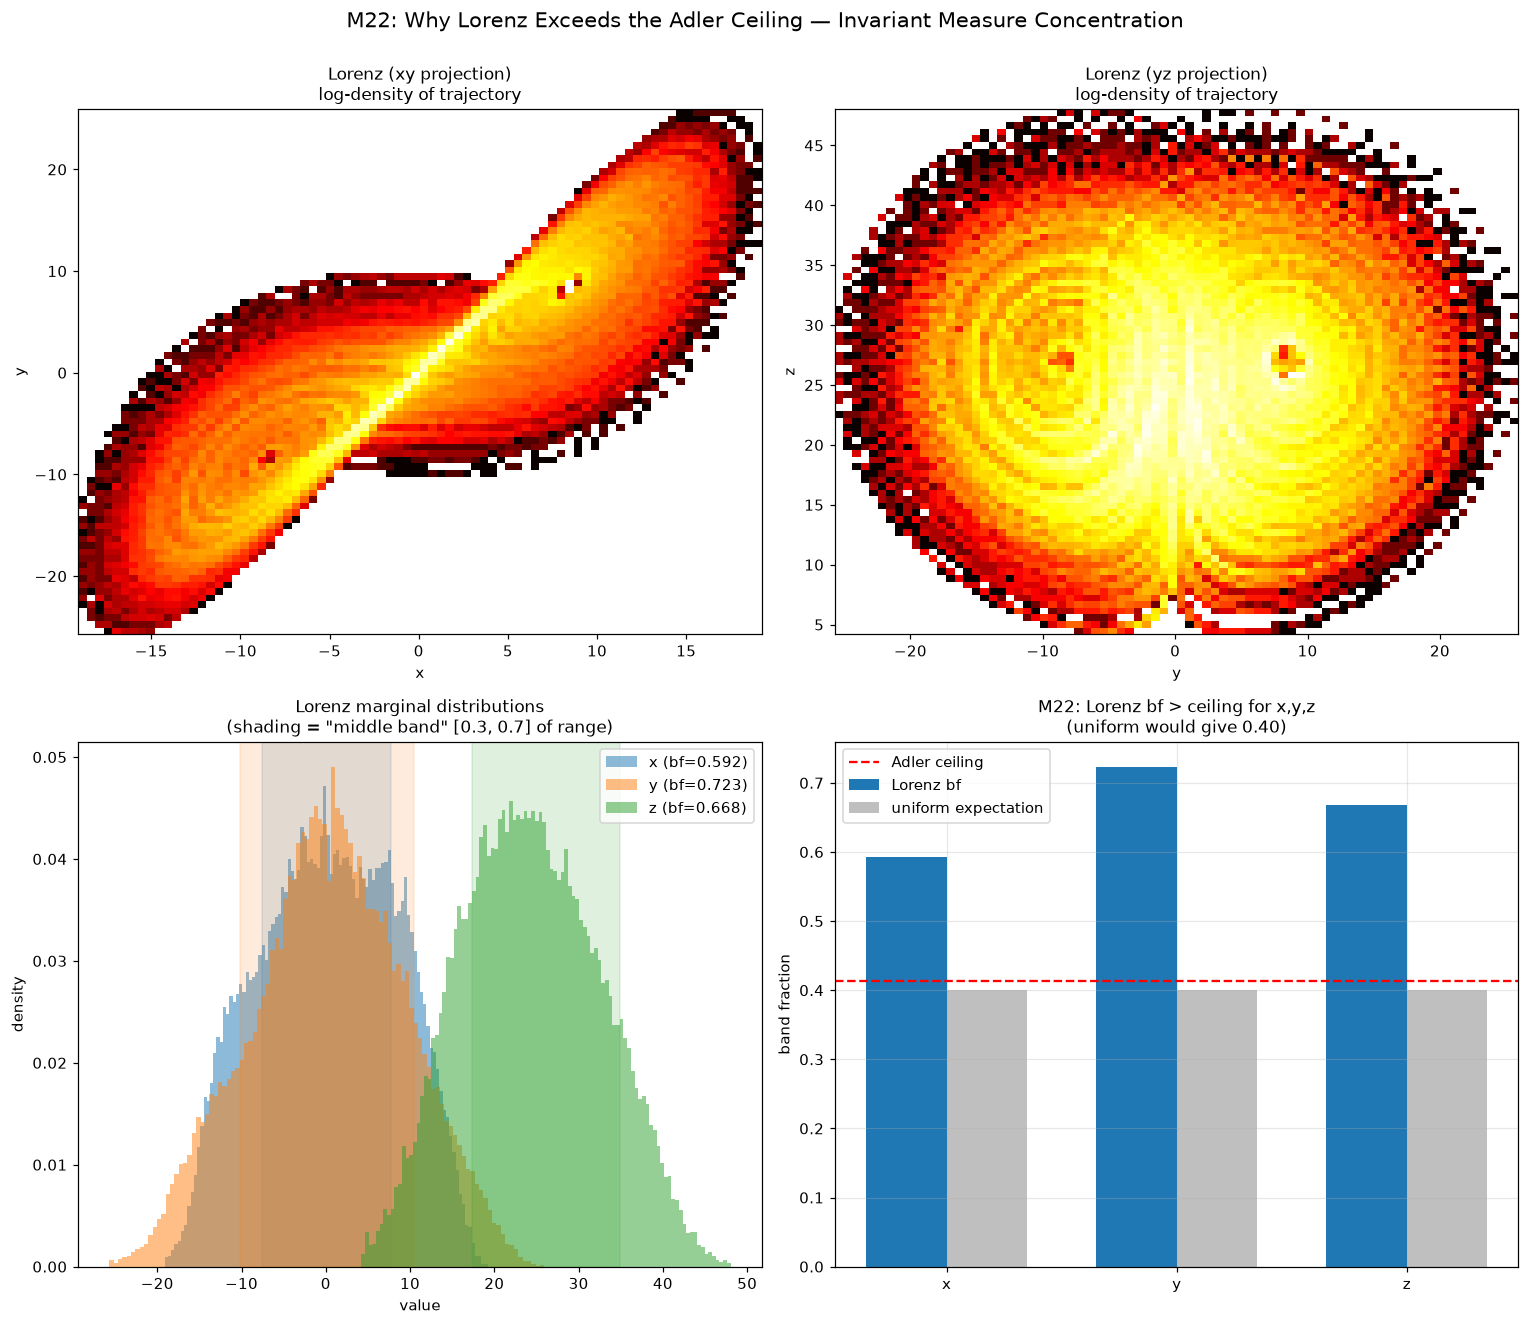

This figure's Python source:
"""M22: Visualize why Lorenz attractor has concentrated invariant measure."""
import matplotlib
matplotlib.use('Agg')
import matplotlib.pyplot as plt
import numpy as np
from matplotlib.colors import LogNorm

def lorenz_trajectory(sigma=10.0, rho=28.0, beta=8.0/3.0,
                     x0=1.0, y0=1.0, z0=1.0, dt=0.005, n_steps=100000):
    """Long Lorenz simulation for good statistics."""
    xs = np.zeros(n_steps)
    ys = np.zeros(n_steps)
    zs = np.zeros(n_steps)
    x, y, z = x0, y0, z0
    for i in range(n_steps):
        dx = sigma * (y - x)
        dy = x * (rho - z) - y
        dz = x * y - beta * z
        x += dx * dt
        y += dy * dt
        z += dz * dt
        xs[i] = x
        ys[i] = y
        zs[i] = z
    return xs, ys, zs

xs, ys, zs = lorenz_trajectory(n_steps=100000)
xs = xs[5000:]
ys = ys[5000:]
zs = zs[5000:]

fig, axes = plt.subplots(2, 2, figsize=(14, 12))

# 1. XY projection with density
ax = axes[0, 0]
H, xedges, yedges = np.histogram2d(xs, ys, bins=80)
ax.imshow(H.T, origin='lower', extent=[xedges[0], xedges[-1], yedges[0], yedges[-1]],
          cmap='hot', aspect='auto', norm=LogNorm())
ax.set_xlabel('x')
ax.set_ylabel('y')
ax.set_title('Lorenz (xy projection)\nlog-density of trajectory', fontsize=11)

# 2. YZ projection with density
ax = axes[0, 1]
H, yedges, zedges = np.histogram2d(ys, zs, bins=80)
ax.imshow(H.T, origin='lower', extent=[yedges[0], yedges[-1], zedges[0], zedges[-1]],
          cmap='hot', aspect='auto', norm=LogNorm())
ax.set_xlabel('y')
ax.set_ylabel('z')
ax.set_title('Lorenz (yz projection)\nlog-density of trajectory', fontsize=11)

# 3. Marginal distributions with bands
ax = axes[1, 0]
for i, (arr, name) in enumerate(zip([xs, ys, zs], ['x', 'y', 'z'])):
    lo = arr.min()
    hi = arr.max()
    mid_lo = lo + 0.3 * (hi - lo)
    mid_hi = lo + 0.7 * (hi - lo)
    n, bins, _ = ax.hist(arr, bins=100, alpha=0.5, label=f'{name} (bf={((arr>=mid_lo)&(arr<=mid_hi)).mean():.3f})',
                          density=True)
    ax.axvspan(mid_lo, mid_hi, alpha=0.15, color=f'C{i}')
ax.set_xlabel('value')
ax.set_ylabel('density')
ax.set_title('Lorenz marginal distributions\n(shading = "middle band" [0.3, 0.7] of range)', fontsize=11)
ax.legend(fontsize=10)

# 4. Band fraction by axis position
ax = axes[1, 1]
labels = ['x', 'y', 'z']
data = [xs, ys, zs]
fracs = []
total = []
mid_fracs = []
for arr in data:
    lo = arr.min()
    hi = arr.max()
    mid_lo = lo + 0.3 * (hi - lo)
    mid_hi = lo + 0.7 * (hi - lo)
    bf = ((arr >= mid_lo) & (arr <= mid_hi)).mean()
    fracs.append(bf)
    mid_fracs.append(0.4)  # uniform would give 0.4

x_pos = np.arange(len(labels))
width = 0.35
ax.bar(x_pos - width/2, fracs, width, label='Lorenz bf', color='C0')
ax.bar(x_pos + width/2, mid_fracs, width, label='uniform expectation', color='gray', alpha=0.5)
ax.axhline(0.414, color='red', linestyle='--', label='Adler ceiling')
ax.set_xticks(x_pos)
ax.set_xticklabels(labels)
ax.set_ylabel('band fraction')
ax.set_title('M22: Lorenz bf > ceiling for x,y,z\n(uniform would give 0.40)', fontsize=11)
ax.legend()
ax.grid(True, alpha=0.3)

plt.suptitle('M22: Why Lorenz Exceeds the Adler Ceiling — Invariant Measure Concentration',
             fontsize=14, y=1.00)
plt.tight_layout()
plt.savefig('_artifacts/m22_lorenz_visualization.png', dpi=110, bbox_inches='tight')
print('Saved m22_lorenz_visualization.png')

# Print statistics
print(f'\nLorenz statistics:')
print(f'  x: range [{xs.min():.2f}, {xs.max():.2f}], mean={xs.mean():.2f}')
print(f'  y: range [{ys.min():.2f}, {ys.max():.2f}], mean={ys.mean():.2f}')
print(f'  z: range [{zs.min():.2f}, {zs.max():.2f}], mean={zs.mean():.2f}')
print(f'\nBand fractions:')
for i, name in enumerate(['x', 'y', 'z']):
    arr = [xs, ys, zs][i]
    bf = fracs[i]
    lo = arr.min()
    hi = arr.max()
    print(f'  {name}: bf={bf:.4f}, R={bf/0.4142:.3f}× ceiling')
